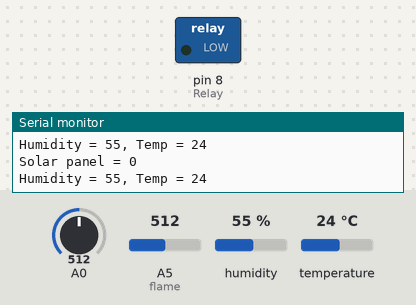
The sketch below on a simulated Arduino Uno, built with avr-gcc and run on an emulated ATmega328P. On the bench: switched loads named in the sketch (green lamp = pin HIGH), the last lines printed to the serial monitor. The inputs (shaded band) are chosen by the test bench; at power-on: A0 = 512, A5 (flame) = 512, humidity 55 %, temperature 24 °C.

Above: at 1.8 s.
1.9 s: A0 set to 574
3.4 s: A0 set to 606
At 5.0 s:
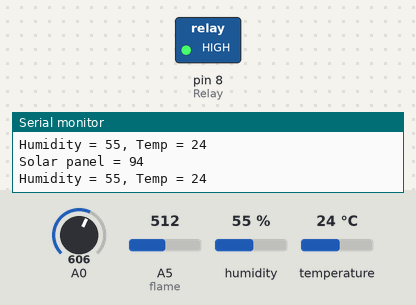
5.6 s: A0 set to 306
At 7.1 s:
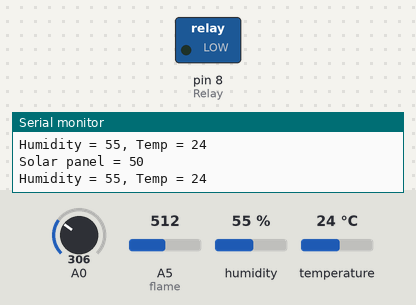
7.6 s: A0 set to 321
9.4 s: A0 set to 352
At 11.3 s:
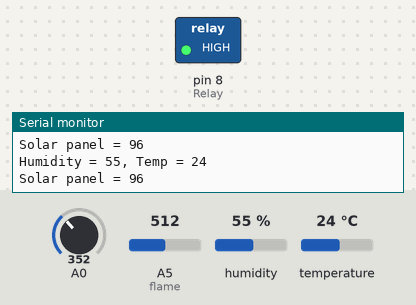
Timing chart, 0 to 12.7 s (numbered marks = the images above; inputs shaded):
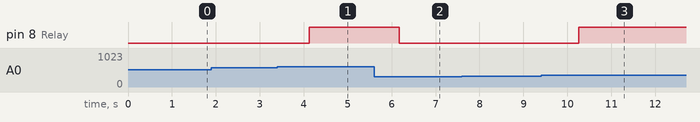

Measured:
- the behaviour switches between 591 and 592 on A0 (found by bisection; images 0 and 1)
- the behaviour switches between 335 and 336 on A0 (found by bisection; images 2 and 3)
- after the input at 3.4 s, pin 8 (Relay): LOW → HIGH after 0.72 s
- after the input at 5.6 s, pin 8 (Relay): HIGH → LOW after 0.57 s
- after the input at 9.4 s, pin 8 (Relay): LOW → HIGH after 0.86 s

The sketch:

app.ino
```cpp
#include <dht11.h>
dht11 DHT;
#define DHT11_PIN 4
int flame = A5 ;
int val = 0 ;
int value= 0;
byte data;
int Relay = 8;
int solarMax = 80;

void setup() {
  pinMode(Relay, OUTPUT);
  pinMode (flame, INPUT) ;
  Serial.begin(9600);
}

void loop() {
  int chk;
  chk = DHT.read(DHT11_PIN);
  data = analogRead(0);

  if (data >= solarMax ) {
    digitalWrite(Relay, HIGH);

  } else {
    digitalWrite(Relay, LOW);

  }

  val = analogRead (flame) ;

  Serial.print("Solar panel = ");
  Serial.println(data);

  if (val == 0) {
     Serial.println("Fire detected!");
  } else {
    Serial.print("");
  }

  Serial.print("Humidity = ");
  Serial.print(DHT.humidity, 1);
  Serial.print(", Temp = ");
  Serial.println(DHT.temperature,1);


  delay(1000);
}
```
